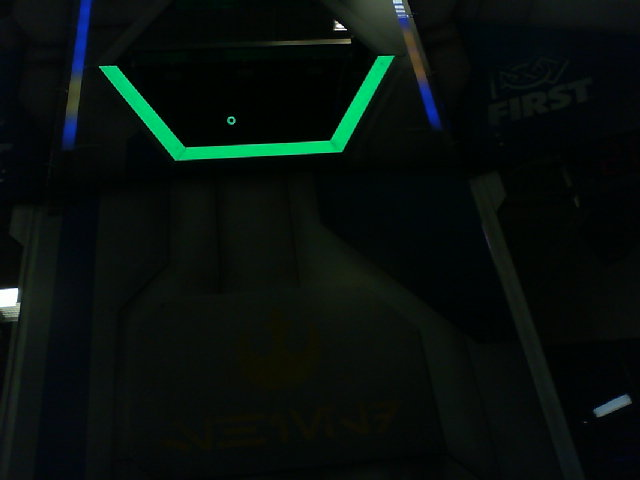
#> input picture sit-awareness/test_photos/BlueGoal-060in-Center.jpg, 640 x 480 px
$ python test_power_port.py test_photos/BlueGoal-060in-Center.jpg   (older library calls are emulated)
#> lines starting #> are read from the running program, lines starting #| are printed output that depends on the picture; after the words box and inside, x2 and y2 are one past the last pixel; in counts of white or black regions, pixels touching at a corner belong together
### sit-awareness/cv_power_port.py
import math
import cv2
import numpy as np
import subprocess
import imghdr
import traceback
import os
from math import sin, cos
from operator import add

# finds angle between robot's heading and the perpendicular to the targets
class VisionTargetDetector:

    # initilaze variables
    def __init__(self, input):

        self.input_path = input

        try:
            # if input is a camera port
            self.input = cv2.VideoCapture(int(input))
            # self.set_camera_settings(input)
        except:
            # if input is a path
            self.input = cv2.VideoCapture(input)

        self.input.set(cv2.CAP_PROP_FRAME_WIDTH, 640)
        self.input.set(cv2.CAP_PROP_FRAME_HEIGHT, 480)
        frame = self.get_frame()
#> in get_frame, frame is the input picture: shape (480, 640, 3); mean B, G, R 12.6, 15.7, 7.4

        self.previous_r = []
        self.previous_t = []

        # intialize screen width and screen height
        self.SCREEN_HEIGHT, self.SCREEN_WIDTH = frame.shape[:2]

        # intialize angle of field of view in radians
        self.FIELD_OF_VIEW_RAD = 70.42 * math.pi / 180.0

        # calculates focal length based on a right triangle representing the "image" side of a pinhole camera
        # ABC where A is FIELD_OF_VIEW_RAD/2, a is SCREEN_WIDTH/2, and b is the focal length
        self.FOCAL_LENGTH_PIXELS = (self.SCREEN_WIDTH / 2.0) / math.tan(self.FIELD_OF_VIEW_RAD / 2.0)

        # experimentally determined distance constant
        self.DISTANCE_CONSTANT = 1.359624061

        # number of previous values to keep for average
        self.NUM_VALS = 10

    def __enter__(self):
        return self

    def __exit__(self, type, value, tb):
        self.input.release()
        cv2.destroyAllWindows()
        print("exited")

    # sets exposure of the camera (will only work on Linux systems)
    # [9 lines left out: function set_camera_settings, not called in this run]

    # returns a frame corresponding to the input type
    def get_frame(self):

        frame = None

        # if input is a camera port, use VideoCapture()
        if self.input_path.isdigit():
            _, frame = self.input.read()
        # if input is an image, use cv2.imread()
        elif imghdr.what(self.input_path) is not None:
            frame = cv2.imread(self.input_path)
        # if input is a video, use VideoCapture()
        else:
            _, frame = self.input.read()

        return frame

    # convert rotation matrix to euler angles
    def get_euler_from_rodrigues(self, rmat):
        rx = 180*math.atan2(-rmat[2][1], rmat[2][2])/math.pi
        ry = 180*math.asin(rmat[2][0])/math.pi
        rz = 180*math.atan2(-rmat[1][0], rmat[0][0])/math.pi
        return rx, ry, rz

    # calculate rotation and translation vectors from contour trapezoid
    def get_angle_dist(self, trapezoid):

        obj_points = [[ 9.8125, 17, 0],
                      [-9.8125, 17, 0],
                      [-19.625,  0, 0],
					  [ 19.625,  0, 0]]

        img_points = []

        for p in trapezoid.get_points():
            img_points.append([p.x, p.y])

        frame = self.get_frame()

        obj_points = np.float64(obj_points)
        img_points = np.float64(img_points)

        #print("object", obj_points)
        #print("image", img_points)

        camera_matrix = np.float64([[self.FOCAL_LENGTH_PIXELS, 0,                        self.SCREEN_WIDTH/2],
                                    [0,                        self.FOCAL_LENGTH_PIXELS, self.SCREEN_HEIGHT/2],
                                    [0,                        0,                        1]])

        _, rvec, tvec = cv2.solvePnP(obj_points, img_points, camera_matrix, None)
        return rvec, tvec

    # simplify contour into four corner points
    def get_corners(self, contour):

        hull = cv2.convexHull(contour)
        hull_changed = []
        for i in range(len(hull)):
            hull_changed.append([hull[i][0][0], hull[i][0][1]])

        max = 0
        max_arr = []
        for i in range(len(hull_changed)):
            for j in range(i):
                for k in range(j):
                    for m in range(k):
                        total = 0
                        total += math.hypot(hull_changed[i][0]-hull_changed[j][0],hull_changed[i][1]-hull_changed[j][1])
                        total += math.hypot(hull_changed[j][0]-hull_changed[k][0],hull_changed[j][1]-hull_changed[k][1])
                        total += math.hypot(hull_changed[k][0]-hull_changed[m][0],hull_changed[k][1]-hull_changed[m][1])
                        total += math.hypot(hull_changed[m][0]-hull_changed[i][0],hull_changed[m][1]-hull_changed[i][1])
                        if(total>max):
                            max = total
                            max_arr = [hull_changed[i],hull_changed[j],hull_changed[k],hull_changed[m]]

        arrmax_changed = []
        for i in range(len(max_arr)):
            arrmax_changed.append([max_arr[i]])
        return np.int0(arrmax_changed)

    def display_windows(self, frame, mask):
        cv2.imshow("contours: " + str(self.input_path), mask)
        cv2.imshow("frame: " + str(self.input_path), frame)

    def update_values(self, r, t):

        if len(self.previous_r) == self.NUM_VALS:
            self.previous_r.pop(0)

        if len(self.previous_t) == self.NUM_VALS:
            self.previous_t.pop(0)

        self.previous_r.append(r)
        self.previous_t.append(t)

    def get_avg_values(self):

        r_sum = [0, 0, 0]
        t_sum = [0, 0, 0]

        for i in range(3):
            r_sum[i] = sum(r[i] for r in self.previous_r)/len(self.previous_r)
            t_sum[i] = sum(t[i] for t in self.previous_t)/len(self.previous_t)

        return r_sum, t_sum

    def run_cv(self, display=True):

#> called with display = True
        frame = self.get_frame()

        hsv = cv2.cvtColor(frame, cv2.COLOR_BGR2HSV)
#> hsv: shape (480, 640, 3); mean H, S, V 77, 152, 17
        low_green = np.array([65,145,65])
        high_green= np.array([87,255,229])

        # isolate the desired shades of green
        mask = cv2.inRange(hsv, low_green, high_green)
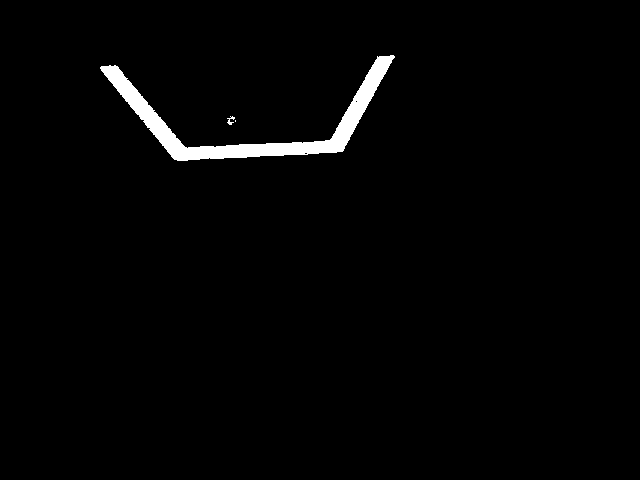
#> mask: shape (480, 640); 1.8% white; 3 white regions (1 under 20 px)

        # temporary fix until the Jetson is updated to opencv version 4
        if (cv2.__version__[0] == '3'):
            _, contours, _ = cv2.findContours(mask, cv2.RETR_TREE, cv2.CHAIN_APPROX_SIMPLE)
        else:
            contours, _ = cv2.findContours(mask, cv2.RETR_TREE, cv2.CHAIN_APPROX_SIMPLE)
#> contours = 5 contours, 4 with area under 20; largest, box (x1, y1, x2, y2) and area: (100, 55, 395, 161) 5092

        # sort contours by area in descending order
        contours.sort(key=lambda c: cv2.contourArea(c), reverse=True)

        if len(contours) < 1:
            self.display_windows(frame, mask)
            return [360, 360, 360], -1

        c = contours[0] # use the largest contour
#> c = contour of 316 points, box (x1, y1, x2, y2) (100, 55, 395, 161), area 5092

        if cv2.contourArea(c) < 100:
            self.display_windows(frame, mask)
            return [360, 360, 360], -1

        corners = self.get_corners(c)
#> in get_corners, `hull = cv2.convexHull(contour)`: hull = contour of 20 points, box (x1, y1, x2, y2) (100, 55, 395, 161), area 22504
#> the loop in get_corners, `for i in range(len(hull)):` made 20 passes
#> after the loop in get_corners, `for i in range(len(hull)):`: hull_changed = [[393, 55], [394, 56], [394, 57], [343, 150], [342, 151], [336, 152], [307, 154], [187, 160], [177, 160], [174, 159], [171, 156], [147, 127], [120, 94], [104, 74], [101, 70], [100, 68], [100, 67], [101, 66], [109, 65], [390, 55]]
#> the loop in get_corners, `for i in range(len(hull_changed)):` made 20 passes
#> after the loop in get_corners, `for i in range(len(hull_changed)):`: max = 688.8; max_arr = [[100, 67], [174, 159], [342, 151], [394, 56]]
#> the loop in get_corners, `for i in range(len(max_arr)):` made 4 passes
#> after the loop in get_corners, `for i in range(len(max_arr)):`: arrmax_changed = [[[100, 67]], [[174, 159]], [[342, 151]], [[394, 56]]]
#> corners = [[100, 67], [174, 159], [342, 151], [394, 56]]
        area = cv2.contourArea(c)
#> area = 5092.5
        cv2.drawContours(frame, corners, -1, (0,0,255), 6)
#> frame: shape (480, 640, 3); 0.04% of pixels changed, all inside (x1, y1, x2, y2) = (97, 53, 398, 163)

        r, t = self.get_angle_dist(Trapezoid(corners, area))
#> in __init__, `self.box = box`: self.box = [[100, 67], [174, 159], [342, 151], [394, 56]]
#> in __init__, `self.area = area`: self.area = 5092.5
#> the loop in __init__, `for coordinates in box:` made 4 passes
#> after the loop in __init__, `for coordinates in box:`: self.points = 4 items
#> in get_center, `x = sum(point.x for point in self.points) / 4`: x = 252.5
#> in get_center, `y = sum(point.y for point in self.points) / 4`: y = 108.2
#> in get_points, `mx, my = self.get_center().x, self.get_center().y`: mx = 252.5; my = 108.2
#> after the loop in get_angle_dist, `for p in trapezoid.get_points():`: img_points = [[342, 151], [174, 159], [100, 67], [394, 56]]
#> in get_angle_dist, `_, rvec, tvec = cv2.solvePnP(obj_points, img_points, camera_matrix, No..`: rvec = [-0.551, -0.0896, -0.11]; tvec = [-9.16, -24.24, 61.43]
#> r = [-0.551, -0.0896, -0.11]; t = [-9.16, -24.24, 61.43]
        rmat, _ = cv2.Rodrigues(r) # convert rotation vector to matrix
#> rmat = [[0.99, 0.128, -0.0555], [-0.0797, 0.847, 0.526], [0.114, -0.517, 0.848]]

        rx, ry, rz = self.get_euler_from_rodrigues(rmat)
#> in get_euler_from_rodrigues, `rx = 180*math.atan2(-rmat[2][1], rmat[2][2])/math.pi`: rx = 31.35
#> in get_euler_from_rodrigues, `ry = 180*math.asin(rmat[2][0])/math.pi`: ry = 6.56
#> in get_euler_from_rodrigues, `rz = 180*math.atan2(-rmat[1][0], rmat[0][0])/math.pi`: rz = 4.6
#> rx = 31.35; ry = 6.56; rz = 4.6
        t *= self.DISTANCE_CONSTANT
#> t = [-12.46, -32.96, 83.53]
        tx, ty, tz = t[0][0], t[1][0], t[2][0]
#> tx = -12.46; ty = -32.96; tz = 83.53

        self.update_values([rx, ry, rz], [tx, ty, tz])
        r, t = self.get_avg_values()
#> after the loop in get_avg_values, `for i in range(3):`: r_sum = [31.35, 6.56, 4.6]; t_sum = [-12.46, -32.96, 83.53]
#> r = [31.35, 6.56, 4.6]

        # display values in the frame
        font = cv2.FONT_HERSHEY_SIMPLEX
        cv2.putText(frame, "rx: " + str(round(r[0],2)), (20, self.SCREEN_HEIGHT - 90), font, 1, (255,255,255), 2, cv2.LINE_AA)
        cv2.putText(frame, "ry: " + str(round(r[1],2)), (20, self.SCREEN_HEIGHT - 60), font, 1, (255,255,255), 2, cv2.LINE_AA)
        cv2.putText(frame, "rz: " + str(round(r[2],2)), (20, self.SCREEN_HEIGHT - 30), font, 1, (255,255,255), 2, cv2.LINE_AA)
        cv2.putText(frame, "tx: " + str(round(t[0],2)), (int(self.SCREEN_WIDTH/2) + 20, self.SCREEN_HEIGHT - 90), font, 1, (255,255,255), 2, cv2.LINE_AA)
        cv2.putText(frame, "ty: " + str(round(t[1],2)), (int(self.SCREEN_WIDTH/2) + 20, self.SCREEN_HEIGHT - 60), font, 1, (255,255,255), 2, cv2.LINE_AA)
        cv2.putText(frame, "tz: " + str(round(t[2],2)), (int(self.SCREEN_WIDTH/2) + 20, self.SCREEN_HEIGHT - 30), font, 1, (255,255,255), 2, cv2.LINE_AA)
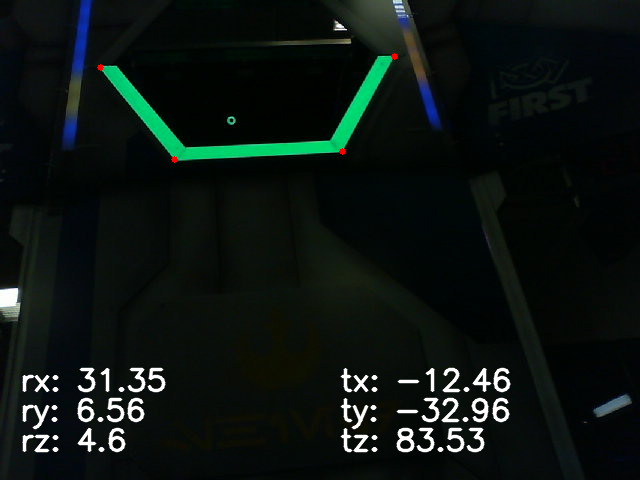
#> frame: shape (480, 640, 3); mean B, G, R 17.2, 20.3, 12.2

        # show windows
        if display:
            self.display_windows(frame, mask)

        return r, t

# this class defines a trapezoid
class Trapezoid:

    def __init__(self, box, area):
        self.box = box
        self.area = area
        self.points = []
        for coordinates in box:
            self.points.append(Point(coordinates[0][0], coordinates[0][1]))

    def get_center(self):
        x = sum(point.x for point in self.points) / 4
        y = sum(point.y for point in self.points) / 4
        return Point(x, y)

    def get_points(self):
        points = self.points
        mx, my = self.get_center().x, self.get_center().y

        def sort_clockwise(p):
            return (math.atan2(p.y - my, p.x - mx) + 2 * math.pi) % (2*math.pi)

        points.sort(key=sort_clockwise)
        return points

# this class defines a point
class Point:

    def __init__(self, x, y):
        self.x = x
        self.y = y

    def get_coordinate(self):
        return [self.x, self.y]

### sit-awareness/test_power_port.py
#!/usr/bin/env python3

import argparse
import cv2
from cv_power_port import VisionTargetDetector

# "python test.py 0" to run from camera in port 0
# "python test.py video.mp4" to run from the video recording video.mp4

parser = argparse.ArgumentParser()
parser.add_argument("input", help="read from the given camera or file", default="0")
args = parser.parse_args()

print("reading from", args.input)

vtd = VisionTargetDetector(args.input)
wait_time = 0 # wait time of 0 will wait indefinitely for next key press

# if input is from a camera, set wait time to 3 ms
if len(args.input) == 1:
	wait_time = 3

with vtd as v:
	while True:
		v.run_cv()
		key = cv2.waitKey(wait_time)
#> (key q is pressed here)
		if key == ord('q'):
			break
